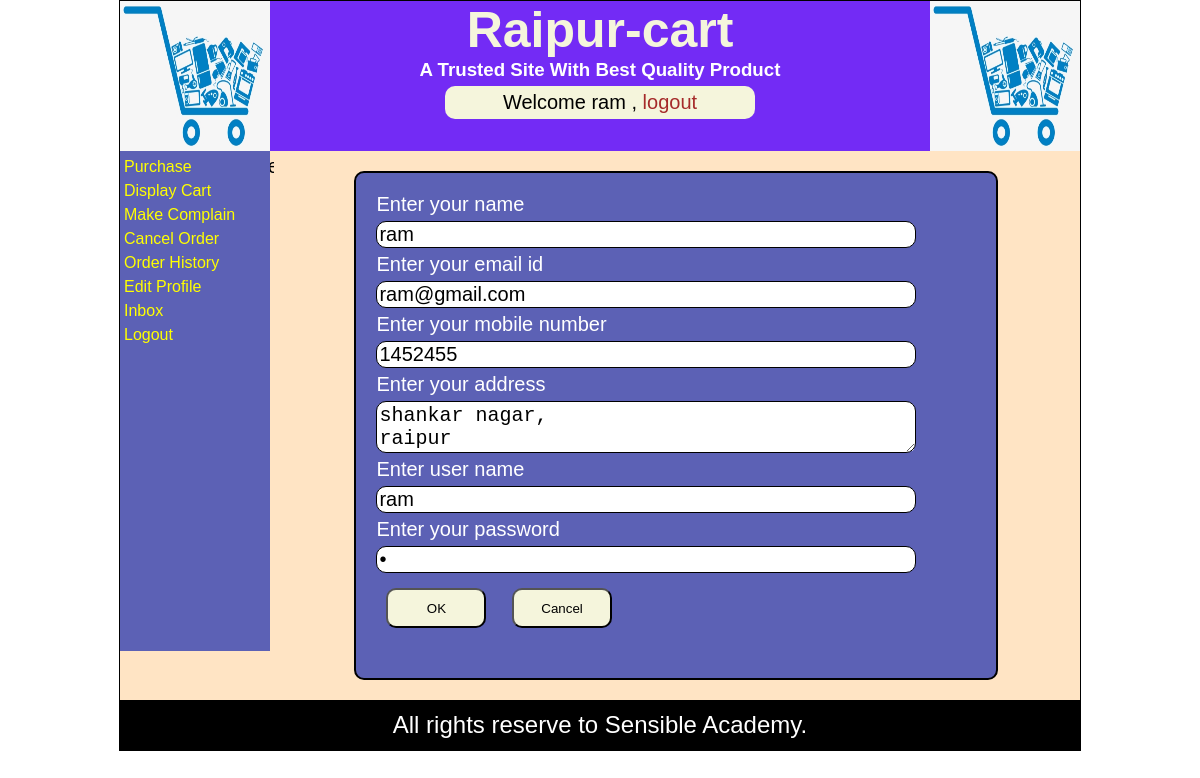
The app's page /editProfile.php (signed in) with its own data.
### tables this page shows
CREATE TABLE IF NOT EXISTS `customer_info` (
  `cust_id` int(11) NOT NULL AUTO_INCREMENT,
  `cust_name` varchar(30) NOT NULL,
  `cust_email` varchar(30) NOT NULL,
  `cust_mobile` varchar(25) NOT NULL,
  `cust_address` text NOT NULL,
  `user_name` varchar(30) NOT NULL,
  `user_pass` varchar(30) NOT NULL,
  `user_type` varchar(10) NOT NULL,
  `reg_date` date NOT NULL,
  PRIMARY KEY (`cust_id`)
);

### editProfile.php (the view, shortened to what this page needs)
<?php @session_start();
if(isset($_SESSION['uname']) && $_SESSION['utype']=='user')
{
include("header.php");
?>
<div id='container'>
<div id="adminContainer">
  <div id='leftAdmin'>
    <?php
       include('userMenu.php');
    ?>
  </div>
  <div id='rightAdmin'>
<div id="myform">
    <?php
    include("dbconnect.php");
    $usr=$_SESSION["uname"];
    $rsUser=mysqli_query($con,"select * from customer_info where user_name='$usr'");
    $row=mysqli_fetch_array($rsUser);
    $a=$row["cust_name"];
    $b=$row["cust_email"];
    $c=$row["cust_mobile"];
    $d=$row["cust_address"];
    $e=$row["user_pass"];
    ?>
    <form method="get" action="updateProfile.php">
        <label>Enter your name</label>
        <input type="text" name="txtName" value=<?php echo($a);?>>
        <label>Enter your email id</label>
        <input type="text" name="txtEmail" value=<?php echo($b);?>>
        <label>Enter your mobile number</label>
        <input type="text" name="txtMobile" value=<?php echo($c);?>>
        <label>Enter your address</label>
        <textarea name="txtAddress" ><?php echo($d);?></textarea >
        <label>Enter user name</label>
        <input type="text" name="txtUser" readonly="readonly" value=<?php echo($usr);?>>
        <label>Enter your password</label>
        <input type="password" name="txtPassword" value=<?php echo($e);?>>
        <div id="btnGroup">
            <input type="submit" value="OK">
            <input type="reset" value="Cancel">
        </div>
    </form>
</div>
  </div>
</div>
</div>
<?php
  include("footer.php");
}
else
{
  header("location:loginForm.php");
}
?>

### styles.css (style rules this page uses)
body { margin:0px; padding:0px; font-family: Verdana, Geneva, Tahoma, sans-serif; }
#myform { width: 600px; min-height: 250px; border:2px solid black; border-radius:10px; padding: 20px; margin: 20px auto; font-size: 20px; background-color:#5C61B5; }
#myform label ,#myform1 label { display: block; }
#myform input[type="text"],#myform input[type="password"],#myform input[type="date"], #myform input[type="file"],#myform textarea,#myform select , #myform1 input[type="text"],#myform1 input[type="password"],#myform1 input[type="date"], #myform1 input[type="file"],#myform1 textarea,#myform1 select { background-color:white; width: 90%; margin:5px 0px ; font-size: 20px; border:1px solid black; border-radius:10px; }
#btnGroup input[type="submit"],#btnGroup input[type="reset"],#btnGroup input[type="button"] { width: 100px; height: 40px; margin: 10px; background-color:beige; border-radius:10px; }
#adminContainer { width: 100%; background-color:bisque; min-height: 500px; }
#leftAdmin { width: 150px; min-height: 500px; background-color:#5C61B5; color:white; display: inline-block; vertical-align: top; }
#rightAdmin { vertical-align: top; width: 804px; min-height: 500px; background-color: bisque; color:white; display: inline-block; }

### records on screen
customer_info: txtEmail "ram@gmail.com", txtMobile "1452455", txtAddress "shankar nagar, raipur"

### other values on screen
$_SESSION["uname"] "ram"
